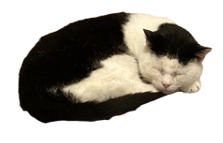
#> input picture jackjack.png, 223 x 143 px
$ jupyter execute --allow-errors interpore_lecture2_notebook.ipynb
#> lines starting #> are read from the running program, lines starting #| are printed output that depends on the picture; after the words box and inside, x2 and y2 are one past the last pixel; in counts of white or black regions, pixels touching at a corner belong together
### Packages that are useful for processing

[cell 1]
#image processing
import utils           #custom package to deal with 3D images
import skimage
from skimage import data, img_as_float, img_as_ubyte, exposure
from skimage.restoration import denoise_nl_means
from skimage.segmentation import watershed
from skimage.feature import peak_local_max

#image visualization
import matplotlib.pyplot as plt
from mpl_toolkits.mplot3d import Axes3D
import os
import tifffile as tif
import ipywidgets as widgets
from mpl_toolkits.mplot3d.art3d import Poly3DCollection
from skimage.color import label2rgb

#image quantification
import numpy as np
import quantimpy
from quantimpy import minkowski as mk
from quantimpy import morphology as mp

### Let's load in our data

#> (a cell that did not finish here is left out)

### Let's view our segmented data set in 3D

[cell 3]
fig = plt.figure(figsize=(10, 10))
ax = fig.add_subplot(111, projection='3d')
#> (the rest of this cell did not finish here and is left out)

### Volume calculation

#> (a cell that did not finish here is left out)

### Surface area calculation

[cell 5]
def surface_area_calculation(data, smoothing):
    #to calculate the surface area, we first need to create a surface mesh
    if smoothing == 'None':
        verts, faces, normals, values = skimage.measure.marching_cubes(data, level = None)
    else:
        verts, faces, normals, values = skimage.measure.marching_cubes(data, level = smoothing)


    # Create a 3D plot to visualize the mesh
    fig = plt.figure()
    ax = fig.add_subplot(111, projection='3d')

    # Plot the mesh vertices
    ax.scatter(verts[:, 0], verts[:, 1], verts[:, 2], c='b', marker='.')
    # Plot the mesh faces
    mesh = Poly3DCollection(verts[faces], alpha=0.2)
    ax.add_collection3d(mesh)
    plt.show()

    #from the mesh, we can calculate the surface area
    surface_area = skimage.measure.mesh_surface_area(verts, faces)
    print('The surface area is {:.2f} voxels\u00B2'.format(surface_area))
    return surface_area

#NB, the surface area will be dependent on the smoothing chosen
# level float, optional: Contour value to search for isosurfaces in volume. If not given or None, the average of the min and max of vol is used.
#> (the rest of this cell did not finish here and is left out)

### Mean curvature calculation

#> (a cell that did not finish here is left out)

### Euler characteristic calculation

#> (a cell that did not finish here is left out)

### Looking at the connectivity of the pore space

#> (a cell that did not finish here is left out)

### Interlude to compare quantimpy with skimage for other variables

#> (a cell that did not finish here is left out)

### Sphere generation

[cell 10]
# Create a 3D figure
fig = plt.figure(figsize=(10, 10))
ax = fig.add_subplot(111, projection='3d')

# Create a sphere
u = np.linspace(0, 2 * np.pi, 100)
v = np.linspace(0, np.pi, 100)
x = 1.0 * np.outer(np.cos(u), np.sin(v))
y = 1.0 * np.outer(np.sin(u), np.sin(v))
z = 1.0 * np.outer(np.ones(np.size(u)), np.cos(v))

# Plot the sphere
ax.plot_surface(x, y, z, color='b', alpha=0.2, rstride=10, cstride=10, zorder=0, edgecolor='k')

# Set axis labels and title
ax.set_xlabel('X')
ax.set_ylabel('Y')
ax.set_zlabel('Z')

ax.set_box_aspect([1, 1, 1])  # [x, y, z] ratios

radius = 1.0
# Plot arcs of curvature
u_arc = np.linspace(0, np.pi , 100)  # Angle for the arc (0 to 90 degrees)
x_arc = radius * np.cos(u_arc)
y_arc = radius * np.sin(u_arc)
z_arc = np.sqrt(abs(radius**2 - x_arc**2 - y_arc**2))

# Plot arcs of curvature in all three dimensions
ax.plot(x_arc, z_arc, y_arc, color='r', linewidth=4, zorder=1)
ax.plot(x_arc, z_arc, -y_arc, color='r', linewidth=4, zorder=1)
ax.plot(-y_arc, x_arc, z_arc, color='g', linewidth=4, zorder=1)
ax.plot(y_arc, x_arc, z_arc, color='g', linewidth=4, zorder=1)


# Show the plot
plt.show()
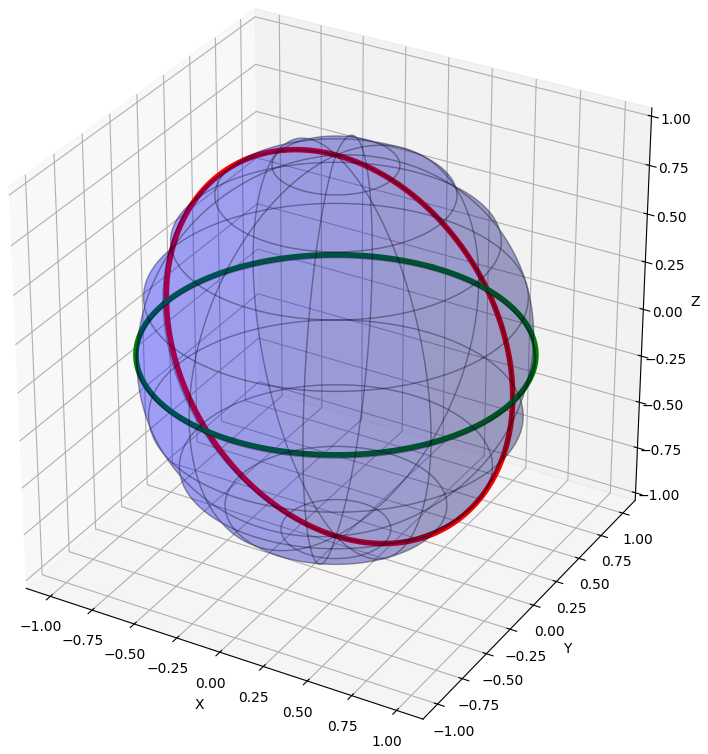
#> figure drawn by matplotlib, 1 panel

### Maximum ball

[cell 11]
from skimage.color import rgb2gray
from matplotlib.patches import Circle
import cv2

# Load the first image
kitty1 = skimage.io.imread("jackjack.png")
#> kitty1 is the input picture: shape (143, 223, 4); mean R, G, B, A 44.1, 40.1, 32.9, 125.3
gray_kitty1 = rgb2gray(kitty1[:, :, :3])
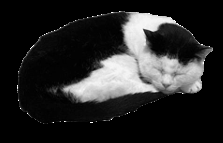
#> gray_kitty1: shape (143, 223) float64; min 0, max 1, mean 0.159
binary_kitty1 = skimage.morphology.remove_small_objects((gray_kitty1 > 0)==0, min_size=10)
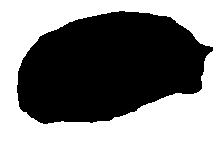
#> binary_kitty1: shape (143, 223) bool; 49.2% white; 1 white region, box (x1, y1, x2, y2) and area: (0, 0, 223, 143) 15696


# Load the second image
kitty2 = skimage.io.imread("voidkitty.png")
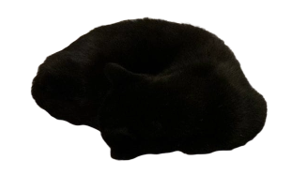
#> input picture voidkitty.png, 294 x 177 px
#> kitty2 is the input picture: shape (177, 294, 4); mean R, G, B, A 5.7, 5.1, 3.3, 116.9
gray_kitty2   = rgb2gray(kitty2[:, :, :3])
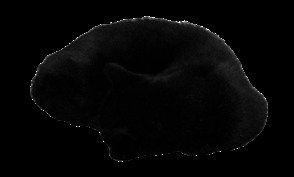
#> gray_kitty2: shape (177, 294) float64; min 0, max 1, mean 0.0199
binary_kitty2 = skimage.morphology.remove_small_objects((gray_kitty2 > 0)==0, min_size=10)
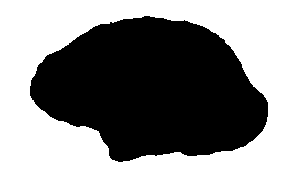
#> binary_kitty2: shape (177, 294) bool; 52.8% white; 1 black region, box (x1, y1, x2, y2) and area: (30, 16, 268, 162) 24579

#distance maps
#> (the rest of this cell did not finish here and is left out)
